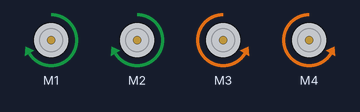
Recording of a sketch running on a simulated Arduino Uno, built with avr-gcc and run on an emulated ATmega328P. Shown: 4 × DC motor (green arrow = forward, orange = backward, longer = faster).

Above: at 1.5 s.
At 4.0 s:
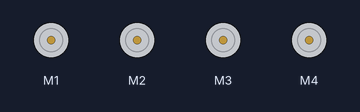
Timing chart, 0 to 6.5 s (numbered marks = the images above):
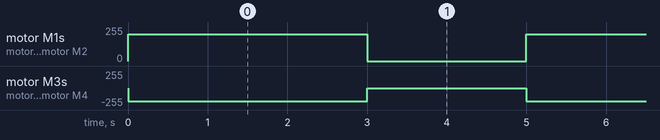

Measured:
- by itself, motor M1, motor M2: alternates forward 200/255 for 3.0 s and stopped for 2.0 s
- by itself, motor M3, motor M4: alternates backward 200/255 for 3.0 s and stopped for 2.0 s

The sketch:

forward_stop_bt.ino
```cpp
#include <AFMotor.h>

AF_DCMotor motor1(1); // Right side
AF_DCMotor motor2(2); // Right side
AF_DCMotor motor3(3); // Left side
AF_DCMotor motor4(4); // Left side

void setup() {
  motor1.setSpeed(200);
  motor2.setSpeed(200);
  motor3.setSpeed(200);
  motor4.setSpeed(200);
}

void loop() {
  // Move Forward
  motor1.run(FORWARD);   // Right
  motor2.run(FORWARD);   // Right

  motor3.run(BACKWARD);  // Left (reverse this!)
  motor4.run(BACKWARD);  // Left

  delay(3000);

  // Stop
  motor1.run(RELEASE);
  motor2.run(RELEASE);
  motor3.run(RELEASE);
  motor4.run(RELEASE);

  delay(2000);
}
```
